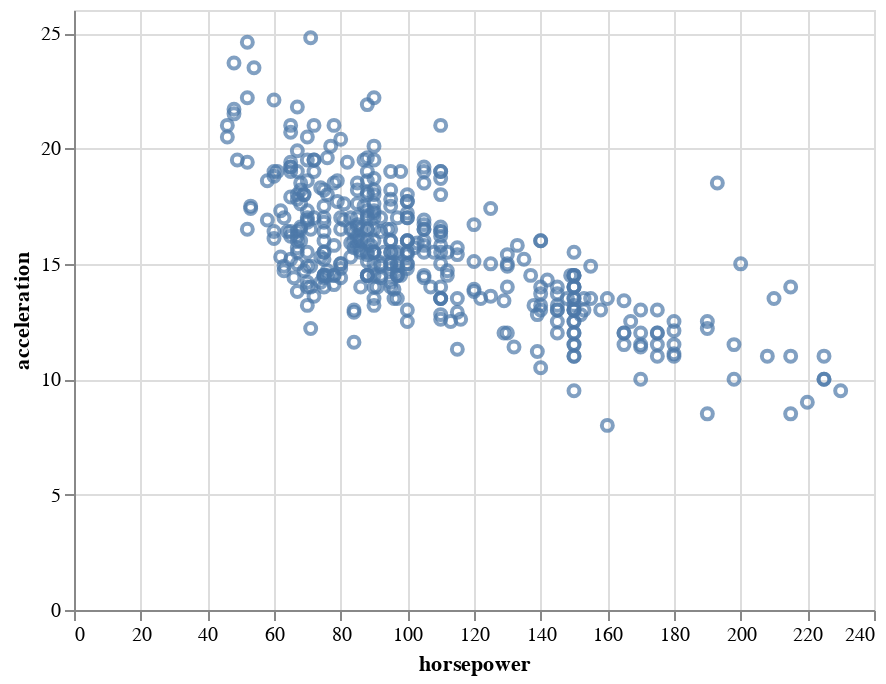

Notebook source saved alongside this figure:
### Markdown cell above
Weird! why is the acceleration time goes down when weight increases? or are values from acceleraiton NOT the time it needs to accelerate from 0 to 60mph?

Don't worry, we can check it using horsepower, which should be the one who tells the acceleration!!

### Code cell
c2 = alt.Chart(df).mark_point().encode(
    x = 'horsepower:Q',
    y = 'acceleration:Q',
    tooltip = ['weight', 'acceleration','cylinders','model_year','car_name']
)
c2
# Through a roughly look from the chart, it seems that when horsepower goes up, the value of acceleration goes down
# Which is really weird, becuase it tells the opposite from the weight acceleration relationship we just have
# !! lets check there relationship using a regression.

### Figure 1 — Vega-Lite specification as saved in the notebook (floating-point values rounded to 4 significant figures; data arrays with more than 128 entries replaced by an {"elided": "..."} marker saying what was removed)
{"config": {"view": {"continuousWidth": 400, "continuousHeight": 300}}, "data": {"name": "data-062a950928f0a567605bfbbf0bb6ca5c"}, "mark": "point", "encoding": {"tooltip": [{"field": "weight", "type": "quantitative"}, {"field": "acceleration", "type": "quantitative"}, {"field": "cylinders", "type": "quantitative"}, {"field": "model_year", "type": "quantitative"}, {"field": "car_name", "type": "nominal"}], "x": {"field": "horsepower", "type": "quantitative"}, "y": {"field": "acceleration", "type": "quantitative"}}, "$schema": "https://vega.github.io/schema/vega-lite/v4.17.0.json", "datasets": {"data-062a950928f0a567605bfbbf0bb6ca5c": {"elided": "392 records"}}}
